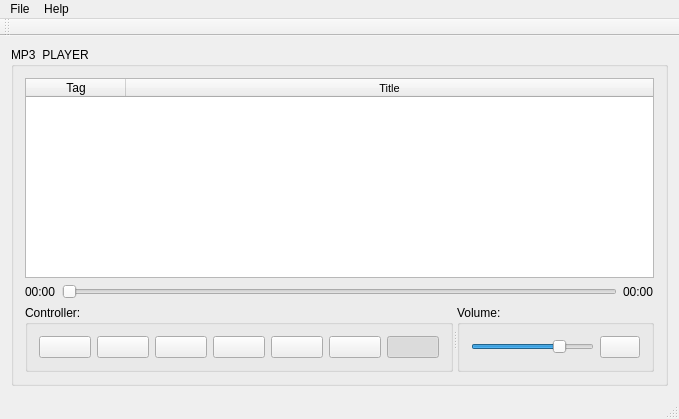
<?xml version="1.0" encoding="UTF-8"?>
<ui version="4.0">
 <class>MainWindow</class>
 <widget class="QMainWindow" name="MainWindow">
  <property name="geometry">
   <rect>
    <x>0</x>
    <y>0</y>
    <width>679</width>
    <height>419</height>
   </rect>
  </property>
  <property name="windowTitle">
   <string>MP3 Player - by SaEeD  V0.1</string>
  </property>
  <property name="windowIcon">
   <iconset resource="resources.qrc">
    <normaloff>:/Icons/icons/Audio Wave-24.png</normaloff>:/Icons/icons/Audio Wave-24.png</iconset>
  </property>
  <widget class="QWidget" name="centralWidget">
   <layout class="QVBoxLayout" name="verticalLayout">
    <item>
     <widget class="QGroupBox" name="groupBox">
      <property name="title">
       <string>MP3  PLAYER</string>
      </property>
      <layout class="QVBoxLayout" name="verticalLayout_2">
       <item>
        <widget class="QTableWidget" name="TablePlayList">
         <property name="font">
          <font>
           <pointsize>8</pointsize>
          </font>
         </property>
         <property name="contextMenuPolicy">
          <enum>Qt::ActionsContextMenu</enum>
         </property>
         <property name="sizeAdjustPolicy">
          <enum>QAbstractScrollArea::AdjustToContents</enum>
         </property>
         <property name="dragDropMode">
          <enum>QAbstractItemView::DragDrop</enum>
         </property>
         <property name="alternatingRowColors">
          <bool>true</bool>
         </property>
         <property name="selectionMode">
          <enum>QAbstractItemView::SingleSelection</enum>
         </property>
         <property name="selectionBehavior">
          <enum>QAbstractItemView::SelectRows</enum>
         </property>
         <property name="gridStyle">
          <enum>Qt::SolidLine</enum>
         </property>
         <property name="sortingEnabled">
          <bool>true</bool>
         </property>
         <property name="wordWrap">
          <bool>true</bool>
         </property>
         <property name="cornerButtonEnabled">
          <bool>false</bool>
         </property>
         <property name="rowCount">
          <number>0</number>
         </property>
         <property name="columnCount">
          <number>2</number>
         </property>
         <attribute name="horizontalHeaderStretchLastSection">
          <bool>true</bool>
         </attribute>
         <column>
          <property name="text">
           <string>Tag</string>
          </property>
          <property name="font">
           <font>
            <pointsize>9</pointsize>
            <weight>50</weight>
            <bold>false</bold>
           </font>
          </property>
         </column>
         <column>
          <property name="text">
           <string>Title</string>
          </property>
         </column>
        </widget>
       </item>
       <item>
        <layout class="QHBoxLayout" name="horizontalLayout_3">
         <item>
          <widget class="QLabel" name="lblTimeElsp">
           <property name="text">
            <string>00:00</string>
           </property>
          </widget>
         </item>
         <item>
          <widget class="QSlider" name="SeekSlider">
           <property name="maximum">
            <number>100</number>
           </property>
           <property name="orientation">
            <enum>Qt::Horizontal</enum>
           </property>
          </widget>
         </item>
         <item>
          <widget class="QLabel" name="lblTimeRemaining">
           <property name="text">
            <string>00:00</string>
           </property>
          </widget>
         </item>
        </layout>
       </item>
       <item>
        <widget class="QSplitter" name="splitter">
         <property name="orientation">
          <enum>Qt::Horizontal</enum>
         </property>
         <widget class="QGroupBox" name="groupBox_3">
          <property name="title">
           <string>Controller:</string>
          </property>
          <layout class="QHBoxLayout" name="horizontalLayout_2">
           <item>
            <widget class="QPushButton" name="btnShuffel">
             <property name="text">
              <string/>
             </property>
             <property name="icon">
              <iconset resource="resources.qrc">
               <normaloff>:/Icons/icons/Shuffle-32.png</normaloff>:/Icons/icons/Shuffle-32.png</iconset>
             </property>
             <property name="iconSize">
              <size>
               <width>18</width>
               <height>18</height>
              </size>
             </property>
             <property name="checkable">
              <bool>true</bool>
             </property>
            </widget>
           </item>
           <item>
            <widget class="QPushButton" name="btnPrev">
             <property name="text">
              <string/>
             </property>
             <property name="icon">
              <iconset resource="resources.qrc">
               <normaloff>:/Icons/icons/Fast Backward-32.png</normaloff>:/Icons/icons/Fast Backward-32.png</iconset>
             </property>
             <property name="iconSize">
              <size>
               <width>18</width>
               <height>18</height>
              </size>
             </property>
            </widget>
           </item>
           <item>
            <widget class="QPushButton" name="btnPlay">
             <property name="text">
              <string/>
             </property>
             <property name="icon">
              <iconset resource="resources.qrc">
               <normaloff>:/Icons/icons/Play-32.png</normaloff>:/Icons/icons/Play-32.png</iconset>
             </property>
             <property name="iconSize">
              <size>
               <width>18</width>
               <height>18</height>
              </size>
             </property>
            </widget>
           </item>
           <item>
            <widget class="QPushButton" name="btnStop">
             <property name="text">
              <string/>
             </property>
             <property name="icon">
              <iconset resource="resources.qrc">
               <normaloff>:/Icons/icons/Stop-24.png</normaloff>:/Icons/icons/Stop-24.png</iconset>
             </property>
             <property name="iconSize">
              <size>
               <width>18</width>
               <height>18</height>
              </size>
             </property>
            </widget>
           </item>
           <item>
            <widget class="QPushButton" name="btnPause">
             <property name="text">
              <string/>
             </property>
             <property name="icon">
              <iconset resource="resources.qrc">
               <normaloff>:/Icons/icons/Pause-32.png</normaloff>:/Icons/icons/Pause-32.png</iconset>
             </property>
             <property name="iconSize">
              <size>
               <width>18</width>
               <height>18</height>
              </size>
             </property>
             <property name="checkable">
              <bool>true</bool>
             </property>
            </widget>
           </item>
           <item>
            <widget class="QPushButton" name="btnNext">
             <property name="text">
              <string/>
             </property>
             <property name="icon">
              <iconset resource="resources.qrc">
               <normaloff>:/Icons/icons/Fast Forward-32.png</normaloff>:/Icons/icons/Fast Forward-32.png</iconset>
             </property>
             <property name="iconSize">
              <size>
               <width>18</width>
               <height>18</height>
              </size>
             </property>
            </widget>
           </item>
           <item>
            <widget class="QPushButton" name="btnRepeat">
             <property name="text">
              <string/>
             </property>
             <property name="icon">
              <iconset resource="resources.qrc">
               <normaloff>:/Icons/icons/Repeat-32.png</normaloff>:/Icons/icons/Repeat-32.png</iconset>
             </property>
             <property name="iconSize">
              <size>
               <width>18</width>
               <height>18</height>
              </size>
             </property>
             <property name="checkable">
              <bool>true</bool>
             </property>
             <property name="checked">
              <bool>true</bool>
             </property>
            </widget>
           </item>
          </layout>
         </widget>
         <widget class="QGroupBox" name="groupBox_2">
          <property name="title">
           <string>Volume:</string>
          </property>
          <layout class="QHBoxLayout" name="horizontalLayout">
           <item>
            <widget class="QSlider" name="VolumeSlider">
             <property name="maximum">
              <number>100</number>
             </property>
             <property name="value">
              <number>75</number>
             </property>
             <property name="orientation">
              <enum>Qt::Horizontal</enum>
             </property>
            </widget>
           </item>
           <item>
            <widget class="QPushButton" name="btnMute">
             <property name="text">
              <string/>
             </property>
             <property name="icon">
              <iconset resource="resources.qrc">
               <normaloff>:/Icons/icons/Mute-32.png</normaloff>:/Icons/icons/Mute-32.png</iconset>
             </property>
             <property name="iconSize">
              <size>
               <width>16</width>
               <height>16</height>
              </size>
             </property>
             <property name="checkable">
              <bool>true</bool>
             </property>
             <property name="autoRepeat">
              <bool>false</bool>
             </property>
             <property name="flat">
              <bool>false</bool>
             </property>
            </widget>
           </item>
          </layout>
         </widget>
        </widget>
       </item>
      </layout>
     </widget>
    </item>
   </layout>
  </widget>
  <widget class="QMenuBar" name="menuBar">
   <property name="geometry">
    <rect>
     <x>0</x>
     <y>0</y>
     <width>679</width>
     <height>20</height>
    </rect>
   </property>
   <widget class="QMenu" name="menuFile">
    <property name="title">
     <string>File</string>
    </property>
    <addaction name="actionAdd_files"/>
    <addaction name="separator"/>
   </widget>
   <widget class="QMenu" name="menuHelp">
    <property name="title">
     <string>Help</string>
    </property>
    <addaction name="actionAbout_Me"/>
   </widget>
   <addaction name="menuFile"/>
   <addaction name="menuHelp"/>
  </widget>
  <widget class="QToolBar" name="mainToolBar">
   <attribute name="toolBarArea">
    <enum>TopToolBarArea</enum>
   </attribute>
   <attribute name="toolBarBreak">
    <bool>false</bool>
   </attribute>
  </widget>
  <widget class="QStatusBar" name="statusBar"/>
  <action name="actionAdd_files">
   <property name="icon">
    <iconset resource="resources.qrc">
     <normaloff>:/Icons/icons/Plus Math-16.png</normaloff>:/Icons/icons/Plus Math-16.png</iconset>
   </property>
   <property name="text">
    <string>Add New Files</string>
   </property>
   <property name="toolTip">
    <string>Add new files to playlist</string>
   </property>
   <property name="shortcut">
    <string>Ctrl+A</string>
   </property>
  </action>
  <action name="actionAbout_Me">
   <property name="text">
    <string>About Me</string>
   </property>
  </action>
  <action name="actionRemove_File">
   <property name="icon">
    <iconset resource="resources.qrc">
     <normaloff>:/Icons/icons/Minus-16.png</normaloff>:/Icons/icons/Minus-16.png</iconset>
   </property>
   <property name="text">
    <string>Remove File</string>
   </property>
   <property name="toolTip">
    <string>Remove File from List</string>
   </property>
   <property name="shortcut">
    <string>Ctrl+D</string>
   </property>
  </action>
  <action name="actionAdd_to_Queue">
   <property name="text">
    <string>Add to Queue</string>
   </property>
   <property name="toolTip">
    <string>Add to Queue to play next</string>
   </property>
   <property name="shortcut">
    <string>Ctrl+Q</string>
   </property>
  </action>
  <action name="actionPlay_Selected">
   <property name="icon">
    <iconset resource="resources.qrc">
     <normaloff>:/Icons/icons/Play-16.png</normaloff>:/Icons/icons/Play-16.png</iconset>
   </property>
   <property name="text">
    <string>Play Selected</string>
   </property>
   <property name="toolTip">
    <string>Play Selected file</string>
   </property>
   <property name="shortcut">
    <string>Ctrl+P</string>
   </property>
  </action>
  <action name="actionCopy_to_Clipboard">
   <property name="text">
    <string>Copy to Clipboard</string>
   </property>
   <property name="toolTip">
    <string>Copy contents to Clipboard</string>
   </property>
   <property name="shortcut">
    <string>Ctrl+C</string>
   </property>
  </action>
  <action name="actionClear_all">
   <property name="icon">
    <iconset resource="resources.qrc">
     <normaloff>:/Icons/icons/Delete-16.png</normaloff>:/Icons/icons/Delete-16.png</iconset>
   </property>
   <property name="text">
    <string>Clear all</string>
   </property>
   <property name="toolTip">
    <string>Clear the playlist</string>
   </property>
   <property name="shortcut">
    <string>Ctrl+R</string>
   </property>
  </action>
 </widget>
 <layoutdefault spacing="6" margin="11"/>
 <resources>
  <include location="resources.qrc"/>
 </resources>
 <connections/>
</ui>
